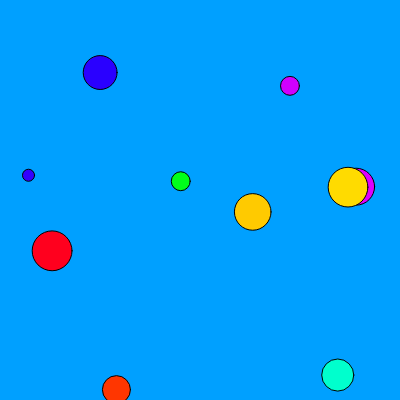
Frame 1 (no input)
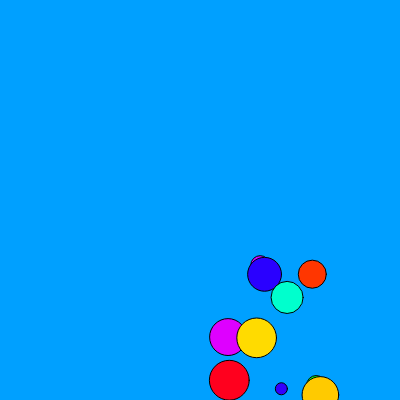
Frame 60 (no input)
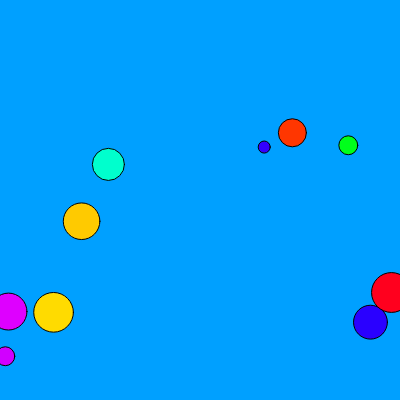
Frame 120 (the mouse pressed at the canvas centre since frame 60)

The p5.js sketch that drew these frames (run headless with seeded random() and noise() and a simulated clock; from frame 60 on, the mouse is pressed at the canvas centre):

// p5.js sketch
// ── sketch.js
let particles = [];
let bgColor;

function setup() {
  createCanvas(400, 400);
  for (let i = 0; i < 10; i++) {
    particles.push(new Particle(random(width), random(height)));
  }
  colorMode(HSB);
  bgColor = color(random(360), 100, 100);
}

function draw() {
  background(bgColor);
  particles.forEach((particle) => {
    particle.update();
    particle.display();
  });
}

function mouseClicked() {
  let index = floor(random(particles.length));
  particles[index].changeShape();
  particles[index].changeSize();
  particles[index].changeColor();
  changeBackgroundColor();
  // Move the clicked particle to the end of the array
  let clickedParticle = particles.splice(index, 1)[0];
  particles.push(clickedParticle);
}

function changeBackgroundColor() {
  bgColor = color(random(360), 100, 100);
}

class Particle {
  constructor(x, y) {
    this.x = x;
    this.y = y;
    this.stepX = random(2, 5);
    this.stepY = random(2, 5);
    this.c = random(360);
    this.size = random(10, 40);
    this.shape = "ellipse";
  }

  update() {
    this.x = this.x + this.stepX;
    this.y = this.y + this.stepY;

    if (this.x < 0 || this.x > width) {
      this.stepX = -this.stepX;
    }

    if (this.y < 0 || this.y > height) {
      this.stepY = -this.stepY;
    }
  }

  display() {
    fill(this.c, 100, 100);
    if (this.shape === "ellipse") {
      ellipse(this.x, this.y, this.size, this.size);
    } else if (this.shape === "rectangle") {
      rect(this.x, this.y, this.size, this.size);
    } else if (this.shape === "triangle") {
      triangle(
        this.x,
        this.y - this.size / 2,
        this.x + this.size / 2,
        this.y + this.size / 2,
        this.x - this.size / 2,
        this.y + this.size / 2
      );
    } else if (this.shape === "spiral") {
      this.drawSpiral();
    }
  }

  drawSpiral() {
    let angle = 0;
    let x, y;
    beginShape();
    for (let i = 0; i < 100; i++) {
      x = this.x + (cos(angle) * this.size * i) / 100;
      y = this.y + (sin(angle) * this.size * i) / 100;
      vertex(x, y);
      angle += TWO_PI / 20;
    }
    endShape();
  }

  changeShape() {
    const shapes = ["ellipse", "rectangle", "triangle", "spiral"];
    let index = shapes.indexOf(this.shape);
    index = (index + 1) % shapes.length;
    this.shape = shapes[index];
  }

  changeSize() {
    this.size = random(10, 40);
  }

  changeColor() {
    this.c = random(360);
  }
}
